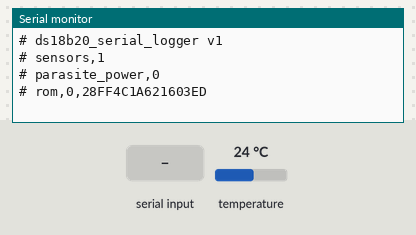
Simulated run of this sketch. Board: Arduino Uno, built with avr-gcc and run on an emulated ATmega328P. Parts: the last lines printed to the serial monitor. Inputs (shaded band) come from the test bench; at power-on: temperature 24 °C.

Above: at 1.2 s.
1.3 s: temperature set to 12 °C
At 2.6 s:
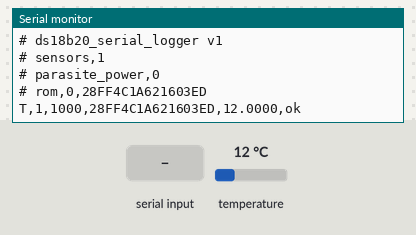
4.2 s: "s" received over Serial
At 5.3 s:
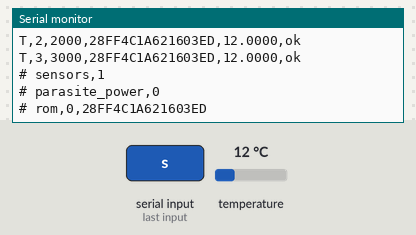
5.7 s: "S" received over Serial
At 7.1 s:
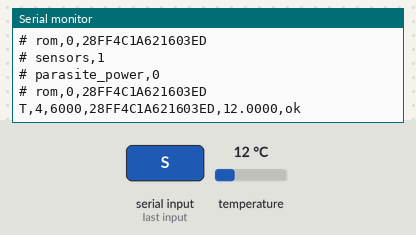
7.2 s: temperature set to 19 °C
At 8.6 s:
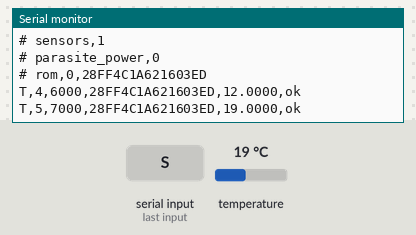

Measured:
- after the input at 1.3 s, the serial monitor: prints a new line after 0.48 s (image 1)
- after the input at 4.2 s, the serial monitor: prints a new line at once (image 2)
- after the input at 5.7 s, the serial monitor: prints a new line after 1.1 s (image 3)
- after the input at 7.2 s, the serial monitor: prints a new line after 0.58 s (image 4)

The sketch:

ds18b20_serial_logger.ino
```cpp
// DS18B20 serial logger for the PAT board temperatures (read only; touches nothing but the 1-Wire bus).
//
// Libraries (Arduino IDE > Library Manager):
//   OneWire            by Paul Stoffregen   (the 1-Wire bus protocol)
//   DallasTemperature  by Miles Burton      (DS18B20 commands on top of OneWire)
//
// Wiring (normal power, 3 wires; do not use parasite power):
//   sensor red    (VDD)  -> 5V
//   sensor black  (GND)  -> GND
//   sensor yellow (DQ)   -> D2, plus a 4.7 kOhm pull-up resistor between D2 and 5V
//   All sensors share the same three wires. With long cables (several metres in total), try 2.2 kOhm.
//
// Output (115200 baud), one line per sensor per reading:
//   T,<cycle>,<millis_ms>,<rom_id>,<temp_C>,<status>
//   status: ok | disconnected | power_on_reset (85.0 C = read before a conversion finished, usually power)
// Lines starting with '#' are information (sensor list after a bus scan).
// Send 's' over the serial port to rescan the bus (after plugging sensors in or out).
// The PC adds its own wall-clock time when it receives a line; millis_ms is only for checking gaps.

#include <OneWire.h>
#include <DallasTemperature.h>

const uint8_t ONE_WIRE_PIN = 2;
const uint8_t RESOLUTION_BITS = 12;      // 0.0625 C steps, 750 ms per conversion
const unsigned long INTERVAL_MS = 1000;  // one reading of all sensors per second
const uint8_t MAX_SENSORS = 8;

OneWire oneWire(ONE_WIRE_PIN);
DallasTemperature sensors(&oneWire);
DeviceAddress addresses[MAX_SENSORS];
uint8_t sensorCount = 0;

unsigned long lastRequestMs = 0;
unsigned long conversionWaitMs = 750;
bool conversionPending = false;
unsigned long cycle = 0;

void printAddress(const DeviceAddress address) {
  for (uint8_t i = 0; i < 8; ++i) {
    if (address[i] < 16) {
      Serial.print('0');
    }
    Serial.print(address[i], HEX);
  }
}

void scanBus() {
  sensors.begin();
  sensors.setWaitForConversion(false);  // request, then read after the wait, without blocking
  sensorCount = 0;
  uint8_t found = sensors.getDeviceCount();
  for (uint8_t i = 0; i < found && sensorCount < MAX_SENSORS; ++i) {
    if (sensors.getAddress(addresses[sensorCount], i)) {
      sensors.setResolution(addresses[sensorCount], RESOLUTION_BITS);
      ++sensorCount;
    }
  }
  conversionWaitMs = sensors.millisToWaitForConversion(RESOLUTION_BITS) + 20;  // small margin
  conversionPending = false;

  Serial.print(F("# sensors,"));
  Serial.println(sensorCount);
  Serial.print(F("# parasite_power,"));
  Serial.println(sensors.isParasitePowerMode() ? 1 : 0);
  for (uint8_t i = 0; i < sensorCount; ++i) {
    Serial.print(F("# rom,"));
    Serial.print(i);
    Serial.print(',');
    printAddress(addresses[i]);
    Serial.println();
  }
  if (found > MAX_SENSORS) {
    Serial.print(F("# warning,more sensors than MAX_SENSORS: "));
    Serial.println(found);
  }
}

void setup() {
  Serial.begin(115200);
  while (!Serial) {
    // wait for the USB serial port on boards that need it (Leonardo, Micro, ...)
  }
  Serial.println(F("# ds18b20_serial_logger v1"));
  scanBus();
}

void loop() {
  if (Serial.available() > 0) {
    char command = Serial.read();
    if (command == 's' || command == 'S') {
      scanBus();
    }
  }

  unsigned long now = millis();  // unsigned subtraction below is safe across the 49-day wrap

  if (!conversionPending && now - lastRequestMs >= INTERVAL_MS) {
    sensors.requestTemperatures();  // all sensors convert at the same time
    lastRequestMs = now;
    conversionPending = true;
    return;
  }

  if (conversionPending && now - lastRequestMs >= conversionWaitMs) {
    conversionPending = false;
    ++cycle;
    for (uint8_t i = 0; i < sensorCount; ++i) {
      float temperatureC = sensors.getTempC(addresses[i]);
      const char *status = "ok";
      if (temperatureC == DEVICE_DISCONNECTED_C) {
        status = "disconnected";
      } else if (temperatureC == 85.0) {
        status = "power_on_reset";
      }
      Serial.print(F("T,"));
      Serial.print(cycle);
      Serial.print(',');
      Serial.print(lastRequestMs);
      Serial.print(',');
      printAddress(addresses[i]);
      Serial.print(',');
      Serial.print(temperatureC, 4);
      Serial.print(',');
      Serial.println(status);
    }
  }
}
```
